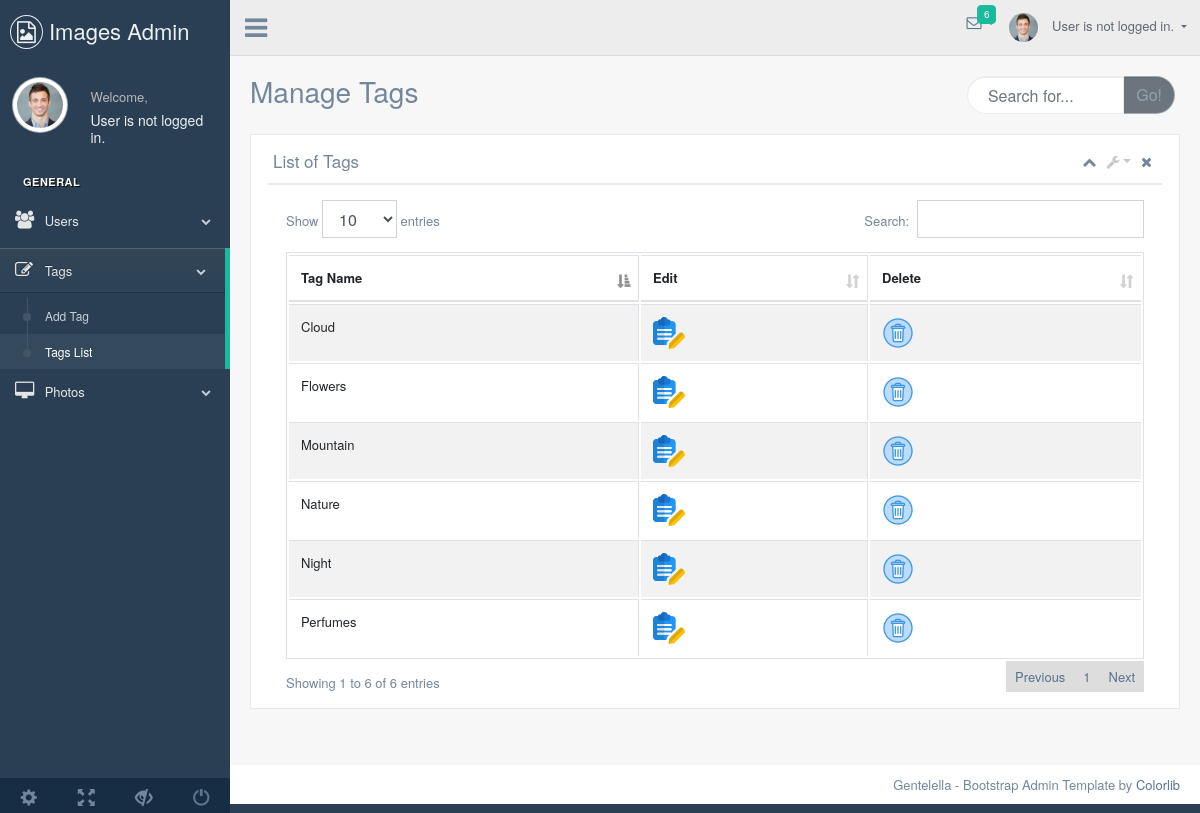
The app's page /admin/categories.php with its own data.
### tables this page shows
CREATE TABLE `categories` (
  `id` int(10) UNSIGNED NOT NULL,
  `category_name` varchar(255) NOT NULL
);

### admin/categories.php (the view, shortened to what this page needs)
<?php
include "./dbconnection.php";
?>
<!DOCTYPE html>
<html lang="en">
<head>
  <link href="vendors/bootstrap/dist/css/bootstrap.min.css" rel="stylesheet">
  <link href="vendors/font-awesome/css/font-awesome.min.css" rel="stylesheet">
  <link href="vendors/nprogress/nprogress.css" rel="stylesheet">
  <link href="vendors/iCheck/skins/flat/green.css" rel="stylesheet">
  <link href="vendors/datatables.net-bs/css/dataTables.bootstrap.min.css" rel="stylesheet">
  <link href="vendors/datatables.net-buttons-bs/css/buttons.bootstrap.min.css" rel="stylesheet">
  <link href="vendors/datatables.net-fixedheader-bs/css/fixedHeader.bootstrap.min.css" rel="stylesheet">
  <link href="vendors/datatables.net-responsive-bs/css/responsive.bootstrap.min.css" rel="stylesheet">
  <link href="vendors/datatables.net-scroller-bs/css/scroller.bootstrap.min.css" rel="stylesheet">
  <link rel="stylesheet" href="https://cdnjs.cloudflare.com/ajax/libs/toastr.js/latest/css/toastr.min.css">
  <link href="build/css/custom.min.css" rel="stylesheet">
</head>
<body class="nav-md">
  <div class="container body">
    <div class="main_container">
      <div class="col-md-3 left_col">
        <div class="left_col scroll-view">
          <div class="navbar nav_title" style="border: 0;">
            <a href="/index.php" class="site_title"><i class="fa fa-file-image-o"></i></i> <span>Images Admin</span></a>
          </div>
          <div class="profile clearfix">
            <div class="profile_pic">
              <img src="images/img.jpg" alt="..." class="img-circle profile_img">
            </div>
            <div class="profile_info">
              <span>Welcome,</span>
              <h2><?php
							if (isset($_SESSION["user_name"])) {
								$username = $_SESSION["user_name"];
								echo "<h2>$username</h2>";
							} else {
								echo "User is not logged in.";
							}
							?></h2>
            </div>
          </div>
          <br />
          <div id="sidebar-menu" class="main_menu_side hidden-print main_menu">
            <div class="menu_section">
              <h3>General</h3>
              <ul class="nav side-menu">
                <li><a><i class="fa fa-users"></i> Users <span class="fa fa-chevron-down"></span></a>
                </li>
                <li><a><i class="fa fa-edit"></i> Tags <span class="fa fa-chevron-down"></span></a>
                  <ul class="nav child_menu">
                    <li><a href="addCategory.php">Add Tag</a></li>
                    <li><a href="categories.php">Tags List</a></li>
                  </ul>
                </li>
                <li><a><i class="fa fa-desktop"></i> Photos <span class="fa fa-chevron-down"></span></a>
                </li>
              </ul>
            </div>
          </div>
          <div class="sidebar-footer hidden-small">
            <a data-toggle="tooltip" data-placement="top" title="Settings">
              <span class="glyphicon glyphicon-cog" aria-hidden="true"></span>
            </a>
            <a data-toggle="tooltip" data-placement="top" title="FullScreen">
              <span class="glyphicon glyphicon-fullscreen" aria-hidden="true"></span>
            </a>
            <a data-toggle="tooltip" data-placement="top" title="Lock">
              <span class="glyphicon glyphicon-eye-close" aria-hidden="true"></span>
            </a>
            <a data-toggle="tooltip" data-placement="top" title="Logout" href="login.php">
              <span class="glyphicon glyphicon-off" aria-hidden="true"></span>
            </a>
          </div>
        </div>
      </div>
      <div class="top_nav">
        <div class="nav_menu">
          <div class="nav toggle">
            <a id="menu_toggle"><i class="fa fa-bars"></i></a>
          </div>
          <nav class="nav navbar-nav">
            <ul class=" navbar-right">
              <li class="nav-item dropdown open" style="padding-left: 15px;">
                <a href="javascript:;" class="user-profile dropdown-toggle" aria-haspopup="true" id="navbarDropdown" data-toggle="dropdown" aria-expanded="false">
                  <img src="images/img.jpg" alt="">
                  <?php
							if (isset($_SESSION["user_name"])) {
								$username = $_SESSION["user_name"];
								echo "<h2>$username</h2>";
							} else {
								echo "User is not logged in.";
							}
							?>
                </a>
              </li>
              <li role="presentation" class="nav-item dropdown open">
                <a href="javascript:;" class="dropdown-toggle info-number" id="navbarDropdown1" data-toggle="dropdown" aria-expanded="false">
                  <i class="fa fa-envelope-o"></i>
                  <span class="badge bg-green">6</span>
                </a>
              </li>
            </ul>
          </nav>
        </div>
      </div>
      <div class="right_col" role="main">
        <div class="">
          <div class="page-title">
            <div class="title_left">
              <h3>Manage Tags</h3>
            </div>
            <div class="title_right">
              <div class="col-md-5 col-sm-5 col-xs-12 form-group pull-right top_search">
                <div class="input-group">
                  <input type="text" class="form-control" placeholder="Search for...">
                  <span class="input-group-btn">
                    <button class="btn btn-secondary" type="button">Go!</button>
                  </span>
                </div>
              </div>
            </div>
          </div>
          <div class="clearfix"></div>
          <div class="row">
            <div class="col-md-12 col-sm-12 ">
              <div class="x_panel">
                <div class="x_title">
                  <h2>List of Tags</h2>
                  <ul class="nav navbar-right panel_toolbox">
                    <li><a class="collapse-link"><i class="fa fa-chevron-up"></i></a>
                    </li>
                    <li class="dropdown">
                      <a href="#" class="dropdown-toggle" data-toggle="dropdown" role="button" aria-expanded="false"><i class="fa fa-wrench"></i></a>
                    </li>
                    <li><a class="close-link"><i class="fa fa-close"></i></a>
                    </li>
                  </ul>
                  <div class="clearfix"></div>
                </div>
                <div class="x_content">
                  <div class="row">
                    <div class="col-sm-12">
                      <div class="card-box table-responsive">
                        <table id="datatable" class="table table-striped table-bordered" style="width:100%">
                          <thead>
                            <tr>
                              <th>Tag Name</th>
                              <th>Edit</th>
                              <th>Delete</th>
                            </tr>
                          </thead>
                          <tbody>
                            <?php
                            $sql_query = "SELECT * from categories";
                            $query_run = mysqli_query($mysqli, $sql_query);
                            if (mysqli_num_rows($query_run) > 0) {
                              foreach ($query_run as $row) {
                            ?>
                                <tr>
                                  <td><?php echo $row['category_name']; ?></td>
                                  <td><a href='editCategory.php?id=<?php echo $row['id']; ?>'><img src="./images/edit.png" alt="Edit"></a></td>
                                  <td> <a href='deleteCategory.php' data-action="delete" data-id="<?php echo $row['id']; ?>">
                                      <img src="./images/delete.png" alt="Delete">
                                    </a>
                                  </td>
                                </tr>
                              <?php
                              }
                            }
                            ?>
                          </tbody>
                        </table>
                      </div>
                    </div>
                  </div>
                </div>
              </div>
            </div>
          </div>
        </div>
      </div>
      <footer>
        <div class="pull-right">
          Gentelella - Bootstrap Admin Template by <a href="https://colorlib.com">Colorlib</a>
        </div>
        <div class="clearfix"></div>
      </footer>
    </div>
  </div>
</body>
</html>

### records on screen
categories: category_name "Night"
categories: category_name "Perfumes"
categories: category_name "Cloud"
categories: category_name "Flowers"
categories: category_name "Nature"
categories: category_name "Mountain"
